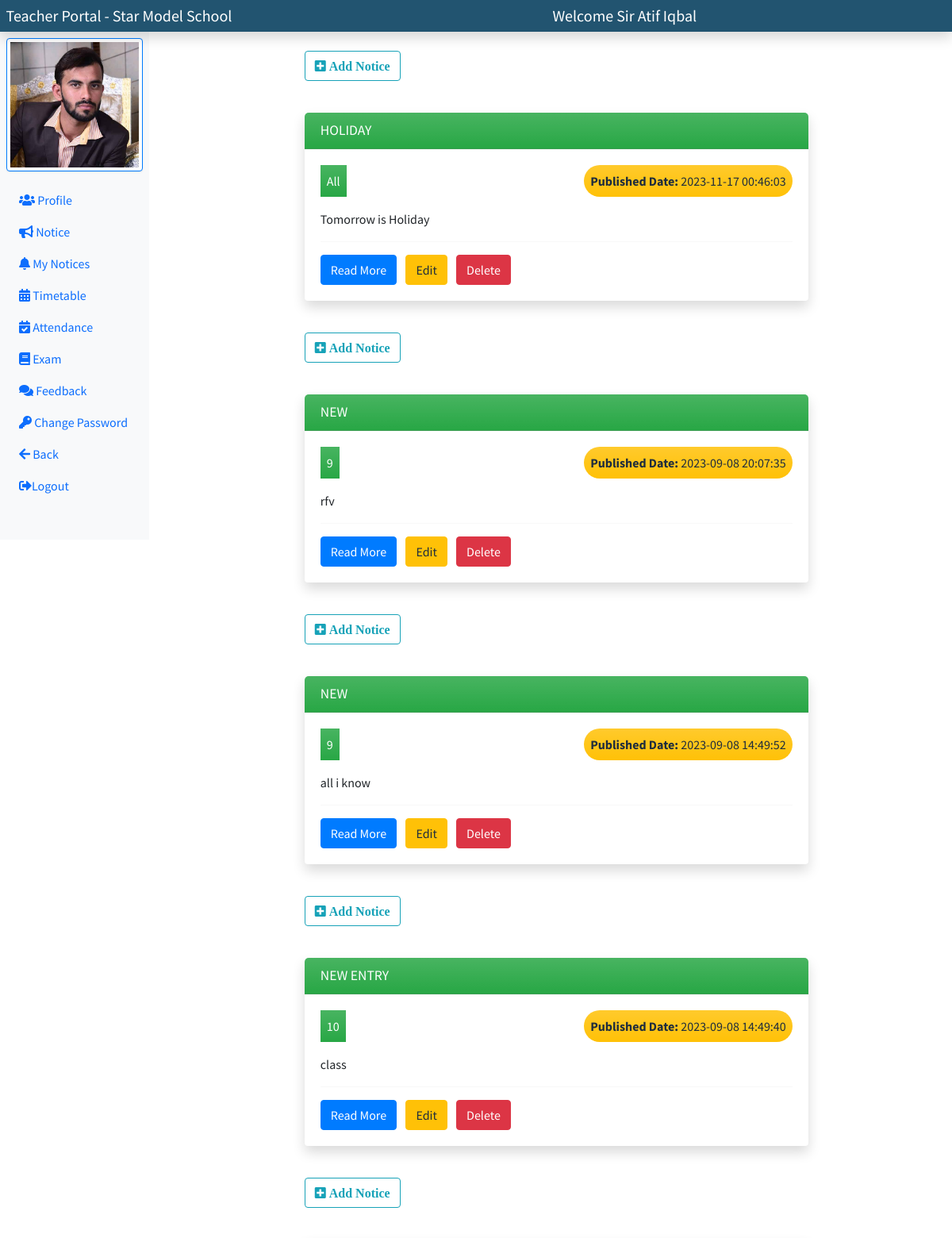
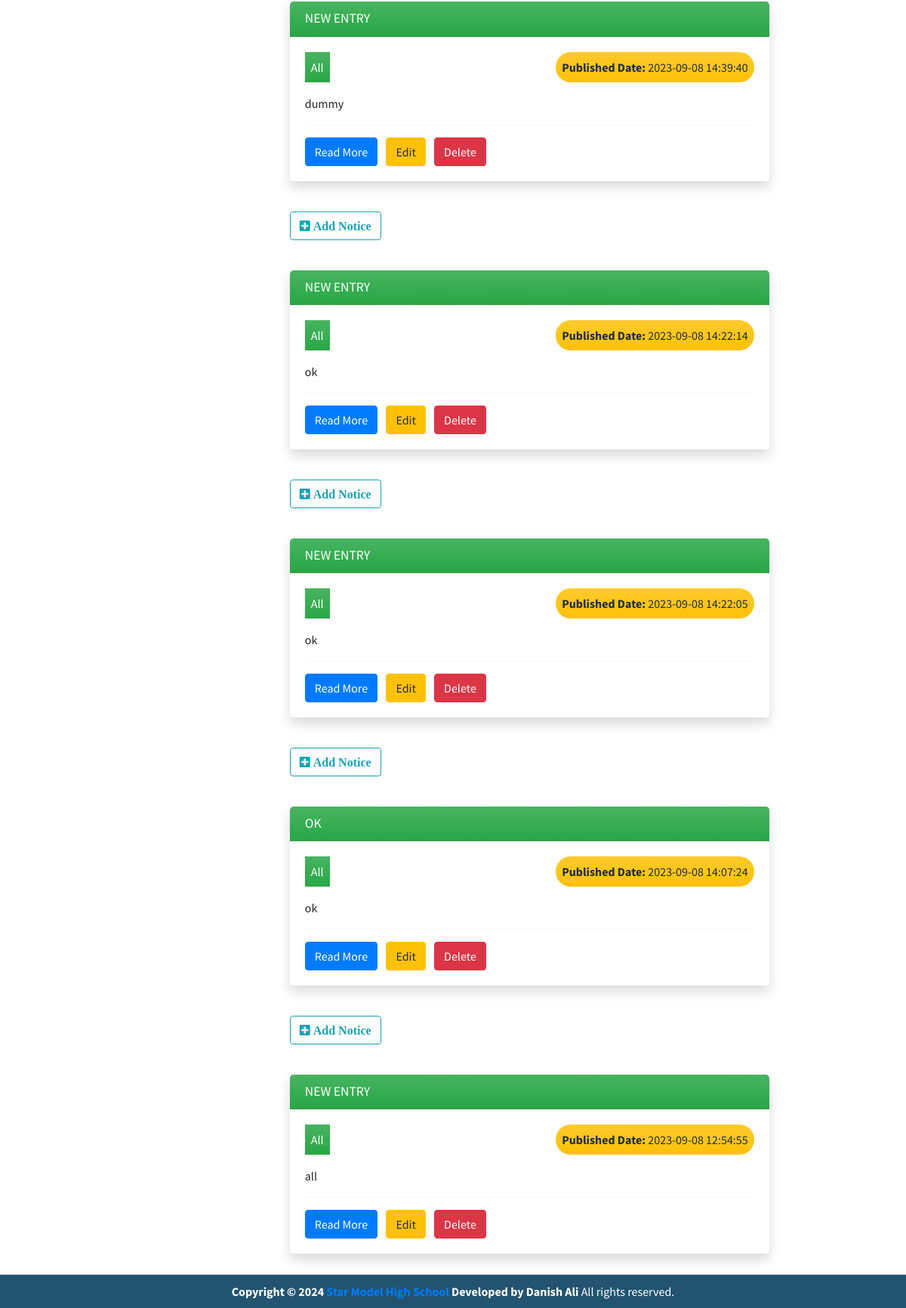
The page /teacher/index.php?my_notice (signed in) on the database its author committed (2 pictures, top to bottom).
### tables this page shows
CREATE TABLE `notice` (
  `notice_id` int(11) NOT NULL,
  `notice_title` varchar(50) NOT NULL,
  `notice_desc` varchar(300) NOT NULL,
  `n_class_id` int(11) DEFAULT NULL,
  `n_post_id` int(11) NOT NULL,
  `posted_by` varchar(50) NOT NULL,
  `notice_date` datetime NOT NULL DEFAULT current_timestamp()
);

CREATE TABLE `class` (
  `class_id` int(11) NOT NULL,
  `class_name` varchar(50) NOT NULL,
  `subject_name` varchar(300) NOT NULL,
  `section_name` varchar(50) NOT NULL,
  `c_teacher_id` int(11) NOT NULL,
  `created_at` datetime NOT NULL DEFAULT current_timestamp()
);

### teacher/my_notice.php (the view, shortened to what this page needs)
<div class="row col-md-8 mx-auto my-5">
    <div class="container">
        <?php
        $post_id = $_SESSION['teacher_id'] . 555;
        $notice_sql = "SELECT * FROM `notice` WHERE `n_post_id` = '$post_id' ORDER BY notice_id DESC";
        $notice_result = $conn->query($notice_sql);
        while ($notice_row = $notice_result->fetch_assoc()) {
            $limited_text = substr($notice_row['notice_desc'], 0, 200);
            $limited_text = strlen($notice_row['notice_desc']) > 200 ? $limited_text . '...' : $limited_text;
            if ($notice_row['n_class_id']) {
                $notice_class_id = $notice_row['n_class_id'];
                $fetch_class_sql = "SELECT class_name FROM class WHERE class_id = '$notice_class_id' ";
                $class_result = $conn->query($fetch_class_sql);
                $fetch_class_row = $class_result->fetch_assoc();
                $class_name =  $fetch_class_row['class_name'];
            } else {
                $class_name = "All";
            }
        ?>
            <div>
                <a href="#" class="btn btn-outline-info my-3" data-bs-toggle="modal" data-bs-target="#noticeModal"> <i class="fas fa-plus-square"> Add Notice</i></a>
            </div>
            <div class="card my-4 shadow">
                <div class="card-header bg-success bg-gradient text-white text-capitalize">
                    <h5 class="card-title text-center" style="text-align: center;"><?= strtoupper($notice_row['notice_title']); ?></h5>
                </div>
                <div class="card-body">
                    <p class="bg-green bg-gradient p-2 d-inline-block"><?= $class_name ?></p>
                    <p class="float-end bg-yellow bg-gradient p-2 d-inline-block rounded-md" style="border-radius: 20px;"><span class="fw-bold">Published Date: </span> <?= $notice_row['notice_date'] ?></p>
                    <p class="card-text"><?= $limited_text ?></p>
                    <hr>
                    <div>
                        <a href="index.php?view_notice_id=<?= $notice_row['notice_id'] ?>" class="btn btn-primary">Read More</a>
                        <a href="index.php?edit_notice_id=<?= $notice_row['notice_id'] ?>" class="btn btn-warning mx-2">Edit</a>
                        <a href="index.php?delete_notice_id=<?= $notice_row['notice_id'] ?>" class="btn btn-danger">Delete</a>
                    </div>
                </div>
            </div>
        <?php
        }
        ?>
    </div>
</div>

### teacher/partials/teacher_head.php (style rules this page uses)
body { overflow-x: hidden; }

### rows shown on the page
notice: notice_title "HOLIDAY", n_class "All", notice_date "2023-11-17 00:46:03", notice_desc "Tomorrow is Holiday"
notice: notice_title "NEW", n_class.class_name "9", notice_date "2023-09-08 20:07:35", notice_desc "rfv"
notice: notice_title "NEW", n_class.class_name "9", notice_date "2023-09-08 14:49:52", notice_desc "all i know"
notice: notice_title "NEW ENTRY", n_class.class_name "10", notice_date "2023-09-08 14:49:40", notice_desc "class"
notice: notice_title "NEW ENTRY", n_class "All", notice_date "2023-09-08 14:39:40", notice_desc "dummy"
notice: notice_title "NEW ENTRY", n_class "All", notice_date "2023-09-08 14:22:14", notice_desc "ok"
notice: notice_title "NEW ENTRY", n_class "All", notice_date "2023-09-08 14:22:05", notice_desc "ok"
notice: notice_title "OK", n_class "All", notice_date "2023-09-08 14:07:24", notice_desc "ok"
notice: notice_title "NEW ENTRY", n_class "All", notice_date "2023-09-08 12:54:55", notice_desc "all"

### other values the page prints
$gender "Sir"
$teacher_name "Atif Iqbal"
